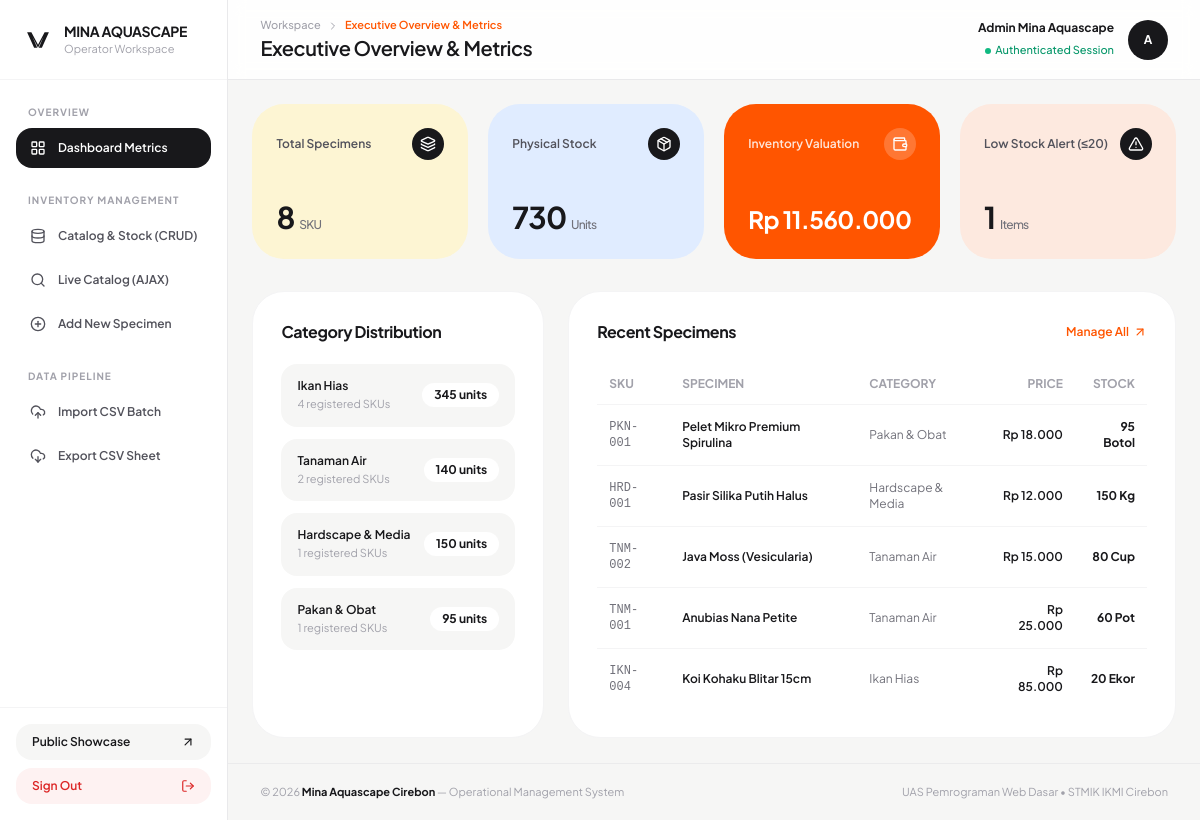
/admin.php (signed in), run on the app's committed database.
### tables this page shows
CREATE TABLE `produk_umkm` (
  `id` INT(11) UNSIGNED NOT NULL AUTO_INCREMENT,
  `kode_produk` VARCHAR(20) NOT NULL UNIQUE,
  `nama_produk` VARCHAR(120) NOT NULL,
  `kategori` ENUM('Ikan Hias', 'Tanaman Air', 'Hardscape & Media', 'Pakan & Obat') NOT NULL,
  `harga` INT(11) UNSIGNED NOT NULL,
  `stok` INT(11) UNSIGNED NOT NULL DEFAULT 0,
  `satuan` VARCHAR(30) NOT NULL,
  `gambar` VARCHAR(255) DEFAULT 'default.jpg',
  `deskripsi` TEXT,
  `created_at` TIMESTAMP DEFAULT CURRENT_TIMESTAMP,
  PRIMARY KEY (`id`)
);

### modules/dashboard/index.php (the view)
<?php
$stmt_total = $pdo->query("SELECT COUNT(*) as total_produk, COALESCE(SUM(stok), 0) as total_stok, COALESCE(SUM(harga * stok), 0) as nilai_aset FROM produk_umkm");
$stats = $stmt_total->fetch();
$stmt_kritis = $pdo->query("SELECT COUNT(*) FROM produk_umkm WHERE stok <= 20");
$stok_menipis = $stmt_kritis->fetchColumn();
$stmt_kategori = $pdo->query("SELECT kategori, COUNT(*) as jumlah, SUM(stok) as total_unit FROM produk_umkm GROUP BY kategori");
$per_kategori = $stmt_kategori->fetchAll();
$stmt_terbaru = $pdo->query("SELECT kode_produk, nama_produk, kategori, harga, stok, satuan FROM produk_umkm ORDER BY id DESC LIMIT 5");
$produk_terbaru = $stmt_terbaru->fetchAll();
?>
<div class="grid grid-cols-1 sm:grid-cols-2 lg:grid-cols-4 gap-5 mb-8">
    <div class="bg-brand-cream p-6 rounded-[2rem] flex flex-col justify-between min-h-[155px]">
        <div class="flex items-center justify-between">
            <span class="text-xs font-semibold text-zinc-600">Total Specimens</span>
            <span class="w-8 h-8 rounded-full bg-brand-ink text-white flex items-center justify-center">
                <i data-lucide="layers" class="w-4 h-4"></i>
            </span>
        </div>
        <p class="text-3xl font-bold tracking-tight text-brand-ink mt-4"><?= number_format($stats['total_produk']) ?> <span class="text-xs font-medium text-zinc-500">SKU</span></p>
    </div>
    <div class="bg-brand-sky p-6 rounded-[2rem] flex flex-col justify-between min-h-[155px]">
        <div class="flex items-center justify-between">
            <span class="text-xs font-semibold text-zinc-600">Physical Stock</span>
            <span class="w-8 h-8 rounded-full bg-brand-ink text-white flex items-center justify-center">
                <i data-lucide="package" class="w-4 h-4"></i>
            </span>
        </div>
        <p class="text-3xl font-bold tracking-tight text-brand-ink mt-4"><?= number_format($stats['total_stok']) ?> <span class="text-xs font-medium text-zinc-500">Units</span></p>
    </div>
    <div class="bg-brand-orange text-white p-6 rounded-[2rem] flex flex-col justify-between min-h-[155px]">
        <div class="flex items-center justify-between">
            <span class="text-xs font-semibold text-white/85">Inventory Valuation</span>
            <span class="w-8 h-8 rounded-full bg-white/20 text-white flex items-center justify-center">
                <i data-lucide="wallet" class="w-4 h-4"></i>
            </span>
        </div>
        <p class="text-2xl font-bold tracking-tight mt-4">Rp <?= number_format($stats['nilai_aset'], 0, ',', '.') ?></p>
    </div>
    <div class="bg-brand-peach p-6 rounded-[2rem] flex flex-col justify-between min-h-[155px]">
        <div class="flex items-center justify-between">
            <span class="text-xs font-semibold text-zinc-600">Low Stock Alert (&le;20)</span>
            <span class="w-8 h-8 rounded-full bg-brand-ink text-white flex items-center justify-center">
                <i data-lucide="alert-triangle" class="w-4 h-4"></i>
            </span>
        </div>
        <p class="text-3xl font-bold tracking-tight text-brand-ink mt-4"><?= number_format($stok_menipis) ?> <span class="text-xs font-medium text-zinc-500">Items</span></p>
    </div>
</div>
<div class="grid grid-cols-1 lg:grid-cols-12 gap-6">
    <div class="lg:col-span-4 bg-white p-7 rounded-[2rem] border border-zinc-100">
        <h3 class="font-bold text-base tracking-tight text-brand-ink mb-5">Category Distribution</h3>
        <div class="space-y-3">
            <?php foreach ($per_kategori as $kat): ?>
                <div class="flex items-center justify-between bg-brand-surface px-4 py-3.5 rounded-2xl">
                    <div>
                        <p class="font-semibold text-xs text-brand-ink"><?= htmlspecialchars($kat['kategori'], ENT_QUOTES, 'UTF-8') ?></p>
                        <p class="text-[11px] text-zinc-400 mt-0.5"><?= (int)$kat['jumlah'] ?> registered SKUs</p>
                    </div>
                    <span class="px-3 py-1 bg-white text-brand-ink text-xs font-bold rounded-full shadow-2xs">
                        <?= number_format($kat['total_unit']) ?> units
                    </span>
                </div>
            <?php endforeach; ?>
        </div>
    </div>
    <div class="lg:col-span-8 bg-white p-7 rounded-[2rem] border border-zinc-100">
        <div class="flex justify-between items-center mb-5">
            <h3 class="font-bold text-base tracking-tight text-brand-ink">Recent Specimens</h3>
            <a href="admin.php?page=produk_list" class="inline-flex items-center gap-1 text-xs font-semibold text-brand-orange hover:underline">
                <span>Manage All</span>
                <i data-lucide="arrow-up-right" class="w-3.5 h-3.5"></i>
            </a>
        </div>
        <div class="overflow-x-auto">
            <table class="w-full text-left text-xs">
                <thead class="text-zinc-400 uppercase border-b border-zinc-100">
                    <tr>
                        <th class="py-3 px-3">SKU</th>
                        <th class="py-3 px-3">Specimen</th>
                        <th class="py-3 px-3">Category</th>
                        <th class="py-3 px-3 text-right">Price</th>
                        <th class="py-3 px-3 text-right">Stock</th>
                    </tr>
                </thead>
                <tbody class="divide-y divide-zinc-100">
                    <?php foreach ($produk_terbaru as $item): ?>
                        <tr class="hover:bg-brand-surface/60 transition">
                            <td class="py-3.5 px-3 font-mono text-zinc-500"><?= htmlspecialchars($item['kode_produk'], ENT_QUOTES, 'UTF-8') ?></td>
                            <td class="py-3.5 px-3 font-semibold text-brand-ink"><?= htmlspecialchars($item['nama_produk'], ENT_QUOTES, 'UTF-8') ?></td>
                            <td class="py-3.5 px-3 text-zinc-500"><?= htmlspecialchars($item['kategori'], ENT_QUOTES, 'UTF-8') ?></td>
                            <td class="py-3.5 px-3 text-right font-semibold">Rp <?= number_format($item['harga'], 0, ',', '.') ?></td>
                            <td class="py-3.5 px-3 text-right font-bold text-brand-ink"><?= (int)$item['stok'] ?> <?= htmlspecialchars($item['satuan'], ENT_QUOTES, 'UTF-8') ?></td>
                        </tr>
                    <?php endforeach; ?>
                </tbody>
            </table>
        </div>
    </div>
</div>

### data on the page
produk_umkm: kode_produk "PKN-001", nama_produk "Pelet Mikro Premium Spirulina", kategori "Pakan & Obat", harga "18.000", stok "95", satuan "Botol"
produk_umkm: kode_produk "HRD-001", nama_produk "Pasir Silika Putih Halus", kategori "Hardscape & Media", harga "12.000", stok "150", satuan "Kg"
produk_umkm: kode_produk "TNM-002", nama_produk "Java Moss (Vesicularia)", kategori "Tanaman Air", harga "15.000", stok "80", satuan "Cup"
produk_umkm: kode_produk "TNM-001", nama_produk "Anubias Nana Petite", kategori "Tanaman Air", harga "25.000", stok "60", satuan "Pot"
produk_umkm: kode_produk "IKN-004", nama_produk "Koi Kohaku Blitar 15cm", kategori "Ikan Hias", harga "85.000", stok "20", satuan "Ekor"

### other printed values
$active_title "Executive Overview & Metrics"
$_SESSION['nama_lengkap'] "Admin Mina Aquascape"
substr($_SESSION['username'] ?? 'A', 0, 1) "A"
$stats['total_produk'] "8"
$stats['total_stok'] "730"
$stats['nilai_aset'] "11.560.000"
$stok_menipis "1"
$kat['kategori'] "Ikan Hias"
$kat['jumlah'] "4"
$kat['total_unit'] "345"
$kat['kategori'] "Tanaman Air"
$kat['jumlah'] "2"
$kat['total_unit'] "140"
$kat['kategori'] "Hardscape & Media"
$kat['jumlah'] "1"
